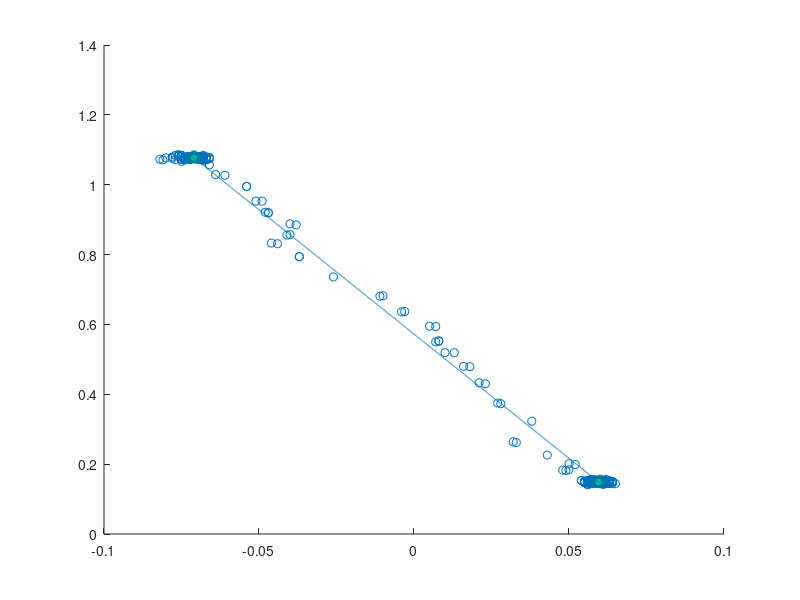

Reproduce this figure in MATLAB.
% pltoGPS.m
% By Colin Watts and Ian Fletcher
% 
%   This code is designed to take GPS Data and, with a little bit of human
%   input, plot the movement of the GPS and then calculate statistics based
%   on the motion of the GPS in a straight line
%
%   If the statistics are not needed or do not fit the appropriate data set
%   feel free to reuse and modify as needed
%
%   A few user inputs are required for each data set in order to generate
%   appropriate statistics


function [] = plotGPS()

    text = fileread('csv/baseline_log_linepullWvid.csv');

    % I have found that strsplit() does some weird things to the variable
    % so there are some weird lines that are required for parsing.
    C = strsplit(text);
    
    hFig = figure;
    
    count = 1;
    j = 1;

    
%THIS IS A LIST OF ALL OF THE FILE SPECIFIC DATA. MAKE SURE THIS FITS WITH YOUR CHOSEN FILE    
    %NSpull1
%     cutoff = 1;
%     data_start = 800;
%     data_length = 150;
    
    % For test 4
%     cutoff = 100;
%     data_start = 619; 
%     data_length = 100;

    % for line pull with video
    cutoff = 100;
    data_start = 345;
    data_length = 41;

    % for test 2
%     cutoff = 200;
%     data_start = 1400;
%     data_length = 280;

    for i = 2:length(C)
        str = strsplit(char(C(i)),',');
        if (length(str) == 8)
            GPS_Data(count).time = str(1);
            GPS_Data(count).north = str2double(char(str(2)));
            GPS_Data(count).east = str2double(char(str(3)));
            GPS_Data(count).down = str2double(char(str(4)));
            GPS_Data(count).distance = str2double(char(str(5)));
            GPS_Data(count).num_sats = str(6);
            GPS_Data(count).flags = char(str(7));
            GPS_Data(count).num_hypothesis = str(8);
            
            time = strsplit(char(GPS_Data(count).time),':');

            % This ensures that only data taken in RTK lock is looked at
            % (also ensures that it is within 200 m as the RTK lock can be difficult) 
            if  strcmp(GPS_Data(count).flags,'0x01') && GPS_Data(count).distance < 200
                X(j) = GPS_Data(count).east;
                Y(j) = GPS_Data(count).north;
                Z(j) = GPS_Data(count).down;
                D(j) = GPS_Data(count).distance;
                
                %Update plot with new point
                scatter(X,Y);
                drawnow;
                j = j+1;
            end
            set(hFig,'Name',sprintf('Time: %s', char(GPS_Data(count).time)));
            count = count+1;
        end
    end
% End of plotting section
    
% Beginning of statistics section

    % beginning and end of Data is typically not good data
    x = X(cutoff:length(X)-cutoff);
    y = Y(cutoff:length(Y)-cutoff);
    z = Z(cutoff:length(Z)-cutoff);
    d = D(cutoff:length(D)-cutoff);
    
    % finds the the mean position of stationary data at the beginning of
    % collect
    xMean1 = mean(x(1:data_start-50));
    yMean1 = mean(y(1:data_start-50));
    zMean1 = mean(z(1:data_start-50));
    dMean1 = mean(d(1:data_start-50));
    
    % finds the the mean position of stationary data at the end of collect
    xMean2 = mean(x(length(x)-150:end));
    yMean2 = mean(y(length(y)-150:end));
    zMean2 = mean(z(length(z)-150:end));
    dMean2 = mean(d(length(d)-150:end));
    
    % used for drawing interpolated line on plot
    qx = linspace(xMean1,xMean2, 5000);
    qy = linspace(yMean1,yMean2, 5000);
    
    % Plots pruned data on grid with interpolated line
    scatter(x,y);
    hold on
    scatter([xMean1,xMean2],[yMean1,yMean2],40,'MarkerEdgeColor',[0 .5 .5],...
              'MarkerFaceColor',[0 .7 .7],...
              'LineWidth',1.5)
    plot(qx, qy)
    hold off
    

    origin = [xMean1, yMean1, 0];
    vec = [xMean2, yMean2, 0] - origin;
    uVec = vec/sqrt(vec(1)^2 + vec(2)^2);
  
    % finds the error in the y direction. The y direction is orthagonal to path
    % of the aperture in the NE plance
    for i = 1:data_length
        pt = [x(i+data_start), y(i+data_start), 0]-origin;
        proj(i) = dot(pt,uVec);
        temp = pt-uVec*proj(i);
        if temp(1) < temp(2)
            yd(i) = sqrt(temp(1)^2+temp(2)^2);
        else
            yd(i) = -sqrt(temp(1)^2+temp(2)^2);
        end
    end
    
    origin = [xMean1, yMean1, zMean1];
    vec = [xMean2, yMean2, zMean2] - origin;
    uVec = vec/sqrt(vec(1)^2 + vec(2)^2 + vec(3)^2);
    
    % now we put everything in 3D and find the error in the Z (orthagonal to
    % both the Y and the X directions
    for i = 1:data_length
        pt = [x(i+data_start), y(i+data_start), z(i+data_start)]-origin;
        proj2(i) = dot(pt,uVec);
        temp = pt-uVec*proj2(i);
        zd(i) = temp(3);
    end    
    
end

